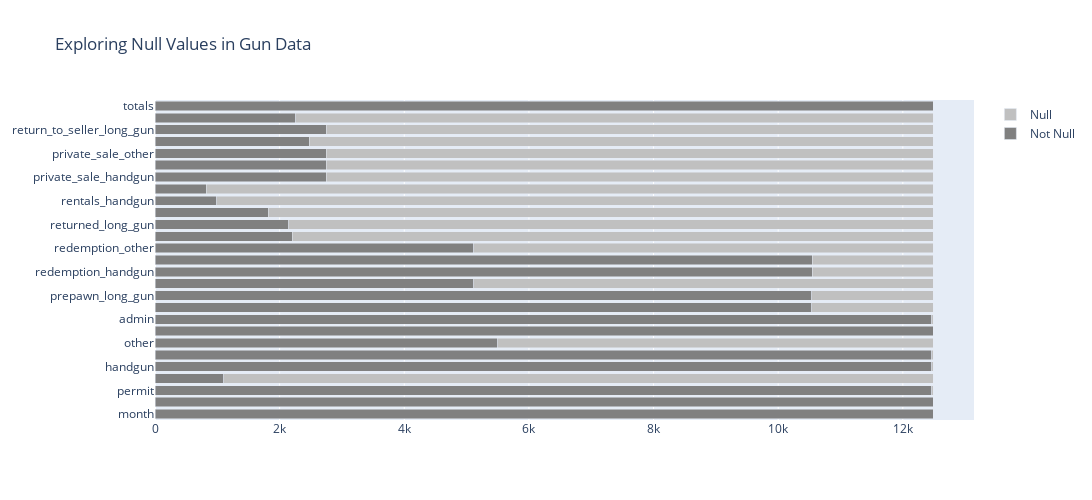

Notebook code cell kept with this figure:
### Code cell
hp.explore_nans(df_gun, 'Exploring Null Values in Gun Data')

### Figure 1 — Plotly figure (JSON) as saved in the notebook; plotly's stock layout.template omitted (floating-point values rounded to 4 significant figures)
{"data": [{"marker": {"color": "rgb(128,128,128)"}, "name": "Not Null", "orientation": "h", "type": "bar", "x": [12485, 12485, 12461, 1100, 12465, 12466, 5500, 12485, 12462, 10542, 10540, 5115, 10545, 10544, 5115, 2200, 2145, 1815, 990, 825, 2750, 2750, 2750, 2475, 2750, 2255, 12485], "y": ["month", "state", "permit", "permit_recheck", "handgun", "long_gun", "other", "multiple", "admin", "prepawn_handgun", "prepawn_long_gun", "prepawn_other", "redemption_handgun", "redemption_long_gun", "redemption_other", "returned_handgun", "returned_long_gun", "returned_other", "rentals_handgun", "rentals_long_gun", "private_sale_handgun", "private_sale_long_gun", "private_sale_other", "return_to_seller_handgun", "return_to_seller_long_gun", "return_to_seller_other", "totals"]}, {"marker": {"color": "rgb(192,192,192)"}, "name": "Null", "orientation": "h", "type": "bar", "x": [0, 0, 24, 11385, 20, 19, 6985, 0, 23, 1943, 1945, 7370, 1940, 1941, 7370, 10285, 10340, 10670, 11495, 11660, 9735, 9735, 9735, 10010, 9735, 10230, 0], "y": ["month", "state", "permit", "permit_recheck", "handgun", "long_gun", "other", "multiple", "admin", "prepawn_handgun", "prepawn_long_gun", "prepawn_other", "redemption_handgun", "redemption_long_gun", "redemption_other", "returned_handgun", "returned_long_gun", "returned_other", "rentals_handgun", "rentals_long_gun", "private_sale_handgun", "private_sale_long_gun", "private_sale_other", "return_to_seller_handgun", "return_to_seller_long_gun", "return_to_seller_other", "totals"]}], "layout": {"barmode": "stack", "height": 500, "title": {"text": "Exploring Null Values in Gun Data"}, "width": 1200}}
